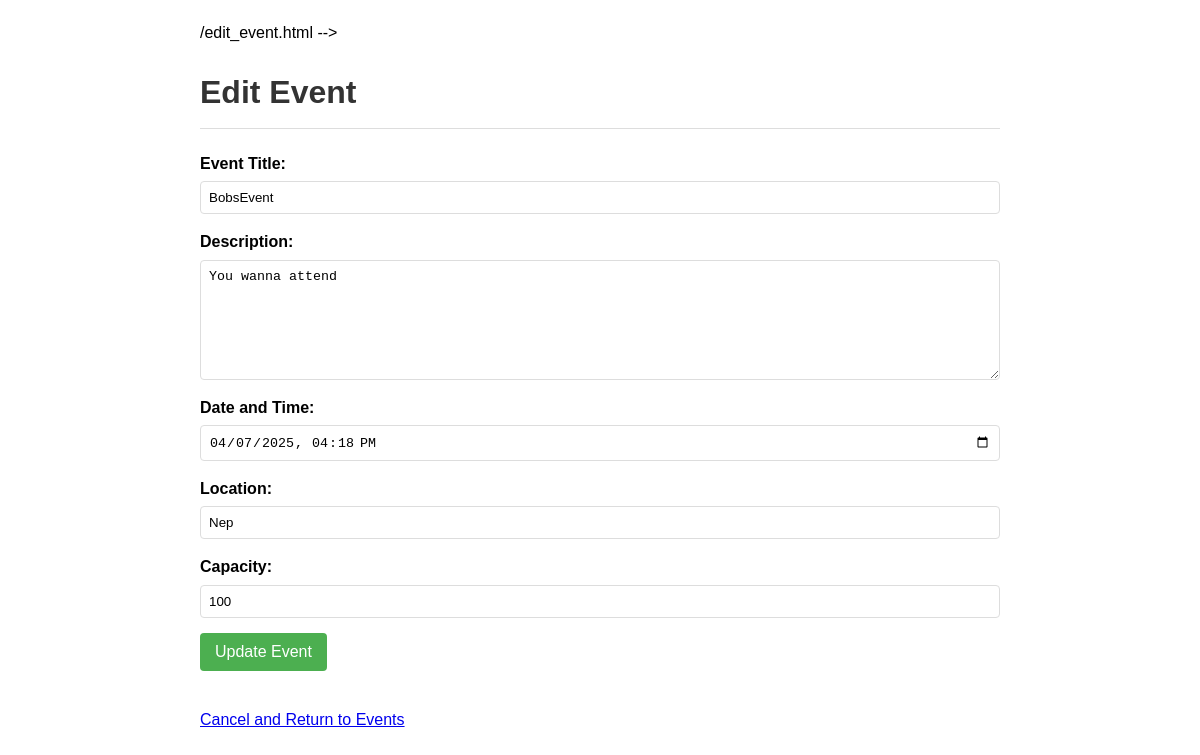
/edit-event/4/ (signed in), run on the app's committed database.
### events/models.py (models this page shows, shortened)
class Event(models.Model):
    title = models.CharField(max_length=200)
    description = models.TextField()
    date = models.DateTimeField(default=timezone.now)
    location = models.CharField(max_length=200)
    capacity = models.PositiveBigIntegerField()
    created_by = models.ForeignKey(User, on_delete=models.CASCADE, related_name='created_events')
    created_at = models.DateTimeField(auto_now_add=True)
    updated_at = models.DateTimeField(auto_now=True)
    def can_edit(self, user):
        return user.is_authenticated and (user == self.created_by or user.is_staff)

### events/views.py (the view, shortened to what this page needs)
# urls.py: path("edit-event/<int:eventId>/", editEventDetail, name="edit_event"),
@login_required
def editEventDetail(request, eventId):
    event = get_object_or_404(Event, id=eventId)
    if not event.can_edit(request.user):
        messages.error(request, "You don't have permission to edit this event.")
        return redirect("postEvents")
    return render(request, "events/editEvents.html", {"event": event})

### events/templates/events/editEvents.html (shortened to what this page needs)
<!DOCTYPE html>
<html lang="en">
<head>
</head>
<body>
    <h1>Edit Event</h1>
    <form method="POST" action="">
        <div class="form-group">
            <label for="title">Event Title:</label>
            <input type="text" id="title" name="title" value="{{ event.title }}" required>
        </div>
        <div class="form-group">
            <label for="description">Description:</label>
            <textarea id="description" name="description" required>{{ event.description }}</textarea>
        </div>
        <div class="form-group">
            <label for="date">Date and Time:</label>
            <input type="datetime-local" id="date" name="date" value="{{ event.date|date:'Y-m-d\TH:i' }}" required>
        </div>
        <div class="form-group">
            <label for="location">Location:</label>
            <input type="text" id="location" name="location" value="{{ event.location }}" required>
        </div>
        <div class="form-group">
            <label for="capacity">Capacity:</label>
            <input type="number" id="capacity" name="capacity" value="{{ event.capacity }}" min="1" required>
        </div>
        <button type="submit">Update Event</button>
    </form>
    <a href="{% url 'postEvents' %}" class="back-link">Cancel and Return to Events</a>
</body>
</html>

### events/templates/events/editEvents.html (style rules this page uses)
body { font-family: Arial, sans-serif; line-height: 1.6; max-width: 800px; margin: 0 auto; padding: 20px; }
h1 { color: #333; border-bottom: 1px solid #ddd; padding-bottom: 10px; }
.form-group { margin-bottom: 15px; }
label { display: block; margin-bottom: 5px; font-weight: bold; }
input, textarea { width: 100%; padding: 8px; box-sizing: border-box; border: 1px solid #ddd; border-radius: 4px; }
textarea { height: 120px; }
button { background-color: #4CAF50; color: white; padding: 10px 15px; border: none; border-radius: 4px; cursor: pointer; font-size: 16px; }
.back-link { display: inline-block; margin-top: 20px; }

### data on the page
Event: title "BobsEvent", description "You wanna attend", date "04/07/2025 16:18", location "Nep", capacity "100"
